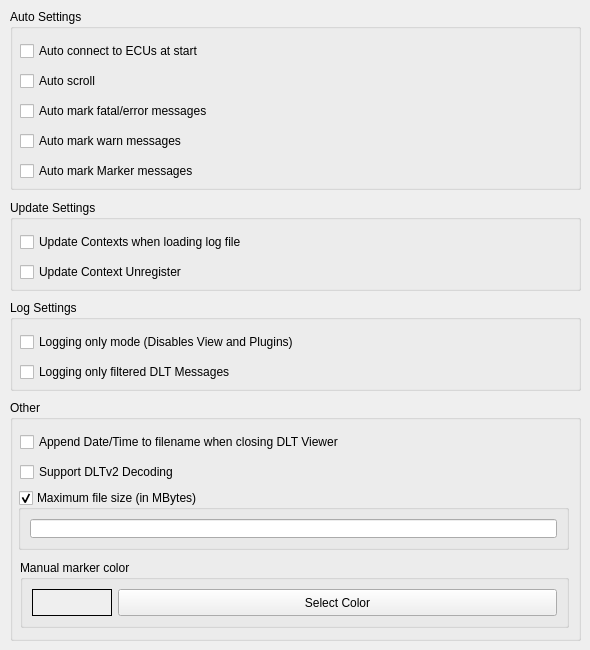
     <widget class="QWidget" name="tab">
      <attribute name="title">
       <string>Project Other</string>
      </attribute>
      <widget class="QGroupBox" name="groupBox_autoSettings">
       <property name="geometry">
        <rect>
         <x>10</x>
         <y>9</y>
         <width>571</width>
         <height>181</height>
        </rect>
       </property>
       <property name="title">
        <string>Auto Settings</string>
       </property>
       <widget class="QCheckBox" name="checkBoxAutoConnect">
        <property name="geometry">
         <rect>
          <x>10</x>
          <y>30</y>
          <width>549</width>
          <height>24</height>
         </rect>
        </property>
        <property name="toolTip">
         <string>&lt;html&gt;&lt;head/&gt;&lt;body&gt;&lt;p&gt;If this checkbox is enabled the last ECU connected is tried to be connected automatically.&lt;/p&gt;&lt;/body&gt;&lt;/html&gt;</string>
        </property>
        <property name="text">
         <string>Auto connect to ECUs at start</string>
        </property>
       </widget>
       <widget class="QCheckBox" name="checkBoxAutoScroll">
        <property name="geometry">
         <rect>
          <x>10</x>
          <y>60</y>
          <width>549</width>
          <height>24</height>
         </rect>
        </property>
        <property name="text">
         <string>Auto scroll</string>
        </property>
       </widget>
       <widget class="QCheckBox" name="checkBoxAutoMarkFatalError">
        <property name="geometry">
         <rect>
          <x>10</x>
          <y>90</y>
          <width>549</width>
          <height>24</height>
         </rect>
        </property>
        <property name="toolTip">
         <string>&lt;html&gt;&lt;head/&gt;&lt;body&gt;&lt;p&gt;Automatically mark all messages of subtype ( loglevel ) &amp;quot;fatal&amp;quot; and &amp;quot;error&amp;quot; with red color&lt;/p&gt;&lt;/body&gt;&lt;/html&gt;</string>
        </property>
        <property name="text">
         <string>Auto mark fatal/error messages</string>
        </property>
       </widget>
       <widget class="QCheckBox" name="checkBoxAutoMarkWarn">
        <property name="geometry">
         <rect>
          <x>10</x>
          <y>120</y>
          <width>549</width>
          <height>24</height>
         </rect>
        </property>
        <property name="text">
         <string>Auto mark warn messages</string>
        </property>
       </widget>
       <widget class="QCheckBox" name="checkBoxAutoMarkMarker">
        <property name="geometry">
         <rect>
          <x>10</x>
          <y>150</y>
          <width>549</width>
          <height>24</height>
         </rect>
        </property>
        <property name="text">
         <string>Auto mark Marker messages</string>
        </property>
       </widget>
      </widget>
      <widget class="QGroupBox" name="groupBox_updateSettings">
       <property name="geometry">
        <rect>
         <x>10</x>
         <y>200</y>
         <width>571</width>
         <height>91</height>
        </rect>
       </property>
       <property name="title">
        <string>Update Settings</string>
       </property>
       <widget class="QCheckBox" name="checkBoxUpdateContextLoadingFile">
        <property name="geometry">
         <rect>
          <x>10</x>
          <y>30</y>
          <width>549</width>
          <height>24</height>
         </rect>
        </property>
        <property name="text">
         <string>Update Contexts when loading log file</string>
        </property>
       </widget>
       <widget class="QCheckBox" name="checkBoxUpdateContextUnregister">
        <property name="geometry">
         <rect>
          <x>10</x>
          <y>60</y>
          <width>549</width>
          <height>24</height>
         </rect>
        </property>
        <property name="text">
         <string>Update Context Unregister</string>
        </property>
       </widget>
      </widget>
      <widget class="QGroupBox" name="groupBox_logSettings">
       <property name="geometry">
        <rect>
         <x>10</x>
         <y>300</y>
         <width>571</width>
         <height>91</height>
        </rect>
       </property>
       <property name="title">
        <string>Log Settings</string>
       </property>
       <widget class="QCheckBox" name="checkBoxLoggingOnlyMode">
        <property name="geometry">
         <rect>
          <x>10</x>
          <y>30</y>
          <width>549</width>
          <height>24</height>
         </rect>
        </property>
        <property name="text">
         <string>Logging only mode (Disables View and Plugins)</string>
        </property>
       </widget>
       <widget class="QCheckBox" name="checkBoxLoggingOnlyFilteredMessages">
        <property name="geometry">
         <rect>
          <x>10</x>
          <y>60</y>
          <width>549</width>
          <height>24</height>
         </rect>
        </property>
        <property name="text">
         <string>Logging only filtered DLT Messages</string>
        </property>
       </widget>
      </widget>
      <widget class="QGroupBox" name="groupBox_other">
       <property name="geometry">
        <rect>
         <x>10</x>
         <y>400</y>
         <width>571</width>
         <height>241</height>
        </rect>
       </property>
       <property name="title">
        <string>Other</string>
       </property>
       <widget class="QCheckBox" name="checkBoxAppendDateTime">
        <property name="geometry">
         <rect>
          <x>10</x>
          <y>30</y>
          <width>549</width>
          <height>24</height>
         </rect>
        </property>
        <property name="text">
         <string>Append Date/Time to filename when closing DLT Viewer</string>
        </property>
       </widget>
       <widget class="QCheckBox" name="checkBoxSupportDLTV2Decoding">
        <property name="geometry">
         <rect>
          <x>10</x>
          <y>60</y>
          <width>549</width>
          <height>24</height>
         </rect>
        </property>
        <property name="text">
         <string>Support DLTv2 Decoding</string>
        </property>
       </widget>
       <widget class="QGroupBox" name="groupBoxMaxFileSizeMB">
        <property name="geometry">
         <rect>
          <x>8</x>
          <y>90</y>
          <width>551</width>
          <height>60</height>
         </rect>
        </property>
        <property name="sizePolicy">
         <sizepolicy hsizetype="Minimum" vsizetype="Expanding">
          <horstretch>0</horstretch>
          <verstretch>0</verstretch>
         </sizepolicy>
        </property>
        <property name="maximumSize">
         <size>
          <width>16777215</width>
          <height>60</height>
         </size>
        </property>
        <property name="cursor">
         <cursorShape>ArrowCursor</cursorShape>
        </property>
        <property name="focusPolicy">
         <enum>Qt::StrongFocus</enum>
        </property>
        <property name="contextMenuPolicy">
         <enum>Qt::NoContextMenu</enum>
        </property>
        <property name="toolTip">
         <string>&lt;html&gt;&lt;head/&gt;&lt;body&gt;&lt;p&gt;If enabled the logfile is split to files of selected size ( limit &amp;lt; 0.01 Mb )&lt;/p&gt;&lt;/body&gt;&lt;/html&gt;</string>
        </property>
        <property name="title">
         <string>Maximum file size (in MBytes)</string>
        </property>
        <property name="checkable">
         <bool>true</bool>
        </property>
        <property name="checked">
         <bool>true</bool>
        </property>
        <layout class="QVBoxLayout" name="verticalLayout_4">
         <item>
          <widget class="QLineEdit" name="lineEditMaxFileSizeMB">
           <property name="enabled">
            <bool>true</bool>
           </property>
           <property name="sizePolicy">
            <sizepolicy hsizetype="Preferred" vsizetype="Preferred">
             <horstretch>0</horstretch>
             <verstretch>0</verstretch>
            </sizepolicy>
           </property>
           <property name="cursor">
            <cursorShape>ArrowCursor</cursorShape>
           </property>
           <property name="toolTip">
            <string>&lt;html&gt;&lt;head/&gt;&lt;body&gt;&lt;p&gt;&lt;br/&gt;&lt;/p&gt;&lt;/body&gt;&lt;/html&gt;</string>
           </property>
          </widget>
         </item>
        </layout>
       </widget>
       <widget class="QGroupBox" name="groupBox_MarkerColor">
        <property name="geometry">
         <rect>
          <x>10</x>
          <y>160</y>
          <width>549</width>
          <height>68</height>
         </rect>
        </property>
        <property name="title">
         <string>Manual marker color</string>
        </property>
        <layout class="QHBoxLayout" name="horizontalLayout_7">
         <item>
          <widget class="QLabel" name="labelSelectedMarkerColor">
           <property name="sizePolicy">
            <sizepolicy hsizetype="Expanding" vsizetype="Expanding">
             <horstretch>0</horstretch>
             <verstretch>0</verstretch>
            </sizepolicy>
           </property>
           <property name="maximumSize">
            <size>
             <width>80</width>
             <height>16777215</height>
            </size>
           </property>
           <property name="palette">
            <palette>
             <active/>
             <inactive/>
             <disabled/>
            </palette>
           </property>
           <property name="autoFillBackground">
            <bool>true</bool>
           </property>
           <property name="frameShape">
            <enum>QFrame::Box</enum>
           </property>
           <property name="text">
            <string/>
           </property>
           <property name="alignment">
            <set>Qt::AlignCenter</set>
           </property>
          </widget>
         </item>
         <item>
          <widget class="QPushButton" name="pushButtonMarkerColor">
           <property name="sizePolicy">
            <sizepolicy hsizetype="Expanding" vsizetype="Expanding">
             <horstretch>0</horstretch>
             <verstretch>0</verstretch>
            </sizepolicy>
           </property>
           <property name="maximumSize">
            <size>
             <width>16777215</width>
             <height>16777214</height>
            </size>
           </property>
           <property name="cursor">
            <cursorShape>UpArrowCursor</cursorShape>
           </property>
           <property name="toolTipDuration">
            <number>-1</number>
           </property>
           <property name="layoutDirection">
            <enum>Qt::LeftToRight</enum>
           </property>
           <property name="text">
            <string>Select Color</string>
           </property>
           <property name="autoRepeatDelay">
            <number>302</number>
           </property>
          </widget>
         </item>
        </layout>
       </widget>
      </widget>
     </widget>
